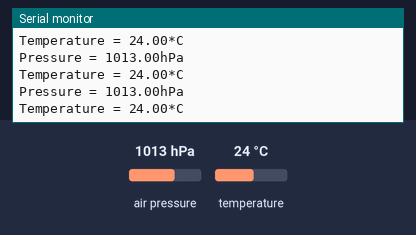
This sketch was run on a simulated Arduino Uno, built with avr-gcc and run on an emulated ATmega328P. Parts: the last lines printed to the serial monitor. The inputs (shaded band) are chosen by the test bench; at power-on: air pressure 1013 hPa, temperature 24 °C.

Above: at 1.2 s.
1.3 s: air pressure set to 952 hPa
At 2.4 s:
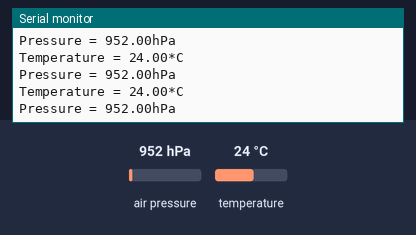
4.3 s: temperature set to 12 °C
At 4.9 s:
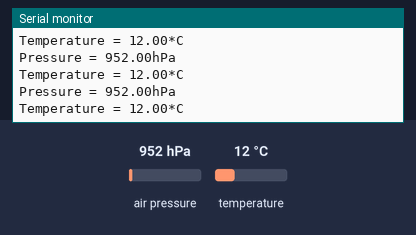
7.3 s: air pressure set to 1000 hPa
At 8.0 s:
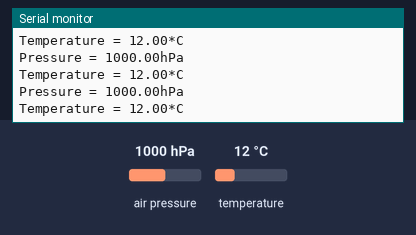
10.3 s: air pressure set to 975 hPa
At 11.1 s:
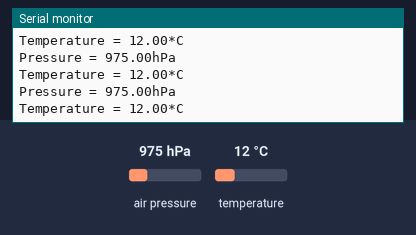
13.3 s: air pressure set to 1025 hPa
At 13.8 s:
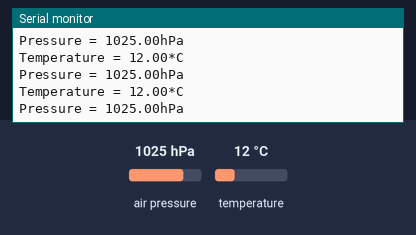
Timing chart, 0 to 16.3 s (numbered marks = the images above; inputs shaded):
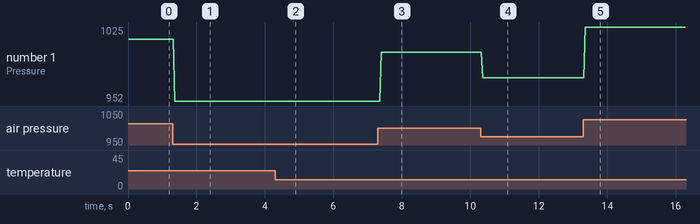

The sketch:

sketch_oct03a.ino
```cpp
#include <Wire.h>
#include <Adafruit_Sensor.h>
#include <Adafruit_BME280.h>

#define SEALEVELPRESSURE_HPA (1013.25)

Adafruit_BME280 bme;

void setup() {
  Serial.begin(9600);

  if (!bme.begin(0x76)) {
    Serial.println("Could not find a valid BME280 sensor, check wiring!");
    while (1);
  }
}

void loop() {
  Serial.print("Temperature = ");
  Serial.print(bme.readTemperature());
  Serial.println("*C");

  Serial.print("Pressure = ");
  Serial.print(bme.readPressure() / 100.0F);
  Serial.println("hPa");
}
```

Measured:
- after the input at 1.3 s, the serial monitor: prints a new line after 0.06 s (image 1)
- after the input at 4.3 s, the serial monitor: prints a new line after 0.08 s (image 2)
- after the input at 7.3 s, the serial monitor: prints a new line after 0.10 s (image 3)
- after the input at 10.3 s, the serial monitor: prints a new line after 0.07 s (image 4)
- after the input at 13.3 s, the serial monitor: prints a new line after 0.06 s (image 5)
- plotted number 1: 1013 → 952 after the input at 1.3 s, 952 → 1000 after the input at 7.3 s, 1000 → 975 after the input at 10.3 s, 975 → 1025 after the input at 13.3 s
